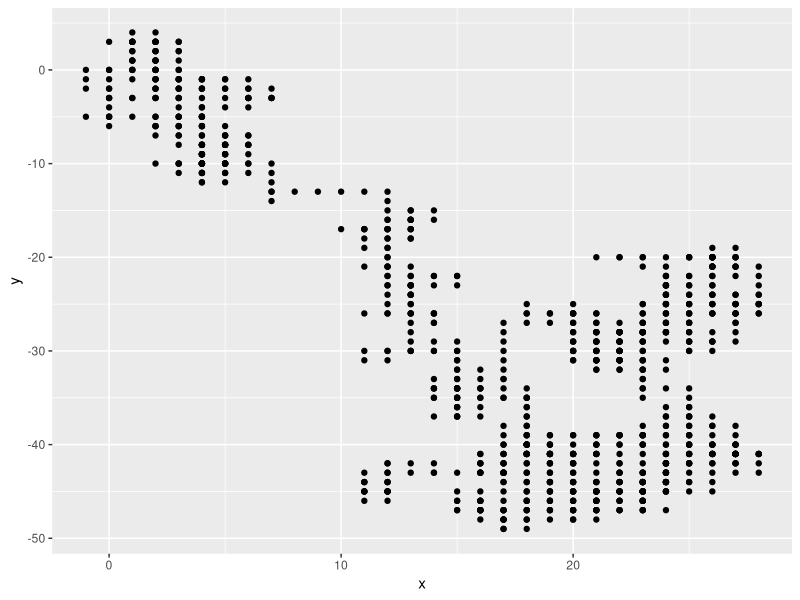

The R script that drew this image:

# Fast R  -----------------------------------------------------------------

## from :https://m-clark.github.io/docs/fastr.html

# Random walk  -----------------------------------------------------------


## random-walk ##
rw2d_loop_nopre <- function(n) {
  xpos = ypos = 0
  xdir = c(T, F)
  pm1 = c(1,-1)
  
  for (i in 2:n)
  {
    if (sample(xdir, 1)) {
      xpos[i] = xpos[i-1] + sample(pm1, 1)
      ypos[i] = ypos[i-1]
    }
    else {
      xpos[i] = xpos[i-1]
      ypos[i] = ypos[i-1] + sample(pm1, 1)
    }
  }
  data.frame(x=xpos, y=ypos) 
}
data <- rw2d_loop_nopre(1e3)
ggplot2::qplot(x,y,data=data)

debugonce(rw2d_loop_nopre)
data <- rw2d_loop_nopre(1000)

# rw2d_loop_pre(1e5) # for profiling
# ggplot2::qplot(x, y, data=rw2d_loop_pre(1000), geom='path')

#########################################################
# preallocation
#########################################################
rw2d_loop_pre <- function(n) {
  xpos = ypos = numeric(n)
  xdir = c(T, F)
  pm1 = c(1,-1)
  
  for (i in 2:n)
  {
    if (sample(xdir, 1)) {
      xpos[i] = xpos[i-1] + sample(pm1, 1)
      ypos[i] = ypos[i-1]
    }
    else {
      xpos[i] = xpos[i-1]
      ypos[i] = ypos[i-1] + sample(pm1, 1)
    }
  }
  data.frame(x=xpos, y=ypos)
}

microbenchmark::microbenchmark(rw2d_loop_pre(1000),rw2d_loop_nopre(1000))

#########################################################
# recursive
#########################################################
rw2d2_recursive <- function(n, x=0, y=0) {
  if(n == 1) return(cumsum(data.frame(x=x, y=y)))
  step = sample(1:4, 1)
  rw2d2_recursive(n=n-1,
                  x=c(x, c(-1, 1, 0, 0)[step]),
                  y=c(y, c(0, 0, -1, 1)[step]))
}
# cannot be profiled
# ggplot2::qplot(x, y, data=rw2d2_recursive(1000), geom='path')

#########################################################
# Double loops --- no good 
#########################################################

doubleLoopDist <- function(m) {
  n = nrow(m)
  dists = matrix(0, ncol=n, nrow=n)
  for (i in 1:n){
    for (j in 1:n){
      dists[i,j] = sqrt(sum((m[i,] - m[j,])^2))
    }
  }
  dists
}
d = matrix(rnorm(10000), ncol=100)
doubleLoopDist(d)


doubleLoopDist2 <- function(m) {
  n = nrow(m)
  dists = matrix(0, ncol=n, nrow=n)
  for (i in 1:(n-1)){
    for (j in (i+1):n){
      dists[i,j] = sqrt(sum((m[i,] - m[j,])^2))
    }
  }
  
  dists = dists + t(dists) + diag(diag(dists))
  diag(dists) = 0
  dists
}
identical(doubleLoopDist(d), doubleLoopDist2(d))


# apply -------------------------------------------------------------------

means_loop = rep(0, ncol(d))  # initialize the means vector
means_loop_f <- function(d){
  for (n in 1:ncol(d)){
    means_loop[n] = mean(d[,n])
  }
}

menas_loop <- means_loop_f(d)
means_apply = apply(d, 2, mean)
identical(means_loop, means_apply)

microbenchmark::microbenchmark(means_loop_f(d),apply(d,2,mean))


